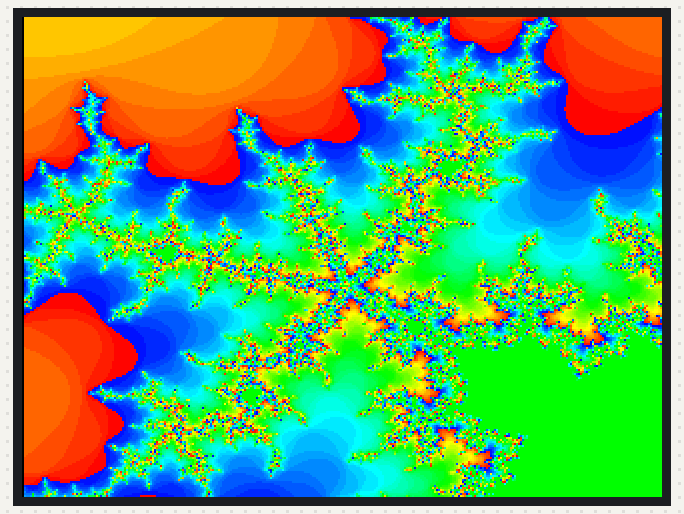
A sketch run on a simulated ESP32. Parts: 320×240 colour display. What the sketch prints to the serial monitor is not drawn.

Above: at 8.2 s.

The sketch:

TFT_Mandlebrot.ino
```cpp
// Mandlebrot

// This will run quite slowly due to the large number of floating point calculations per pixel

#include <TFT_eSPI.h> // Hardware-specific library
#include <SPI.h>

TFT_eSPI tft = TFT_eSPI();       // Invoke custom library

#define TFT_GREY 0x7BEF

unsigned long runTime = 0;

float sx = 0, sy = 0;
uint16_t x0 = 0, x1 = 0, yy0 = 0, yy1 = 0;

void setup()
{
  Serial.begin(250000);
  //randomSeed(analogRead(A0));
  Serial.println();
  // Setup the LCD
  tft.init();
  tft.setRotation(3);
}

void loop()
{
  runTime = millis();

  tft.fillScreen(TFT_BLACK);
  tft.startWrite();
  for (int px = 1; px < 320; px++)
  {
    for (int py = 0; py < 240; py++)
    {
      float x0 = (map(px, 0, 320, -250000/2, -242500/2)) / 100000.0; //scaled x coordinate of pixel (scaled to lie in the Mandelbrot X scale (-2.5, 1))
      float yy0 = (map(py, 0, 240, -75000/4, -61000/4)) / 100000.0; //scaled y coordinate of pixel (scaled to lie in the Mandelbrot Y scale (-1, 1))
      float xx = 0.0;
      float yy = 0.0;
      int iteration = 0;
      int max_iteration = 128;
      while ( ((xx * xx + yy * yy) < 4)  &&  (iteration < max_iteration) )
      {
        float xtemp = xx * xx - yy * yy + x0;
        yy = 2 * xx * yy + yy0;
        xx = xtemp;
        iteration++;
      }
      int color = rainbow((3*iteration+64)%128);
      yield();tft.drawPixel(px, py, color);
    }
  }
  tft.endWrite();

  Serial.println(millis()-runTime);
  while(1) yield();
}

unsigned int rainbow(int value)
{
  // Value is expected to be in range 0-127
  // The value is converted to a spectrum colour from 0 = blue through to red = blue

  byte red = 0; // Red is the top 5 bits of a 16 bit colour value
  byte green = 0;// Green is the middle 6 bits
  byte blue = 0; // Blue is the bottom 5 bits

  byte quadrant = value / 32;

  if (quadrant == 0) {
    blue = 31;
    green = 2 * (value % 32);
    red = 0;
  }
  if (quadrant == 1) {
    blue = 31 - (value % 32);
    green = 63;
    red = 0;
  }
  if (quadrant == 2) {
    blue = 0;
    green = 63;
    red = value % 32;
  }
  if (quadrant == 3) {
    blue = 0;
    green = 63 - 2 * (value % 32);
    red = 31;
  }
  return (red << 11) + (green << 5) + blue;
}
```
